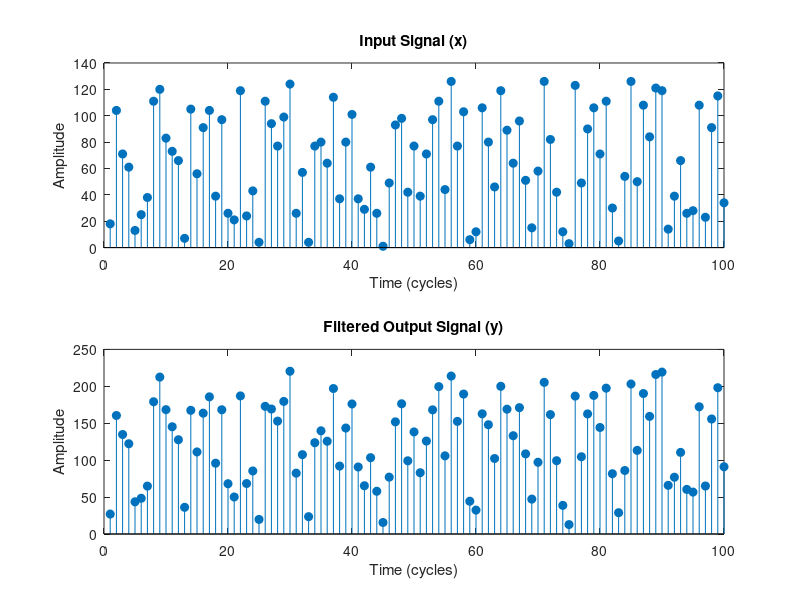

Here is the MATLAB script that generated this plot:
% MATLAB model of the DSP_Filter 
clear;
% Filter Coefficients
% I will use shift in the filter o save the resorces
% So this values will be inversed
H1 = 1;
H2 = 0.5;
H3 = 0.25;
H4 = 0.125;

% Open files to write input and output
% As i wanna use it in the testbench
input_file = fopen('input.txt', 'w');
output_file = fopen('output.txt', 'w');

% Number of clock cycles to simulate
% As thier is no clock here in matlab so i will simulate one 
num_cycles = 100;

% Initialize input, output, and delay registers
N = 7; % Bit-width of input/output, it may change to increase the performance
x = zeros(1, num_cycles);     % Input signal
y = zeros(1, num_cycles);     % Output signal
delayed_x = zeros(3, 1);      % Delay registers

% Generate random input values for testing We can replace with your own
% But I wanna make it more efficient, so i'll use random input values
% Here, we'll generate random 8-bit unsigned values :)
x = randi([0, 2^N-1], 1, num_cycles);

% Loop through each cycle (simulating each clock edge) as we have no clk on
% the model
% note
% We may generate the model using simulink and use high level synsises to
% Generate the RTL and the Testbench

for i = 1:num_cycles
    % Shift delayed values
    delayed_x(3) = delayed_x(2);
    delayed_x(2) = delayed_x(1);
    delayed_x(1) = x(i);
    % Compute the output
    y(i) = H1 * x(i) + H2 * delayed_x(1) + H3 * delayed_x(2) + H4 * delayed_x(3);
    
    % Write input and output to files
    fprintf(input_file, '%X\n', x(i));      % Write input as hexadecimal
    fprintf(output_file, '%X\n', round(y(i)));  % Write output as hexadecimal, rounded to nearest integer
    
    % Optional: Display results in MATLAB console
    fprintf('Cycle %d: Input = %d, Output = %.2f\n', i, x(i), y(i));
end

% Close the files
fclose(input_file);
fclose(output_file);

% Plot the input and output signals
figure;
subplot(2, 1, 1);
stem(x, 'filled');
title('Input Signal (x)');
xlabel('Time (cycles)');
ylabel('Amplitude');

subplot(2, 1, 2);
stem(y, 'filled');
title('Filtered Output Signal (y)');
xlabel('Time (cycles)');
ylabel('Amplitude');
